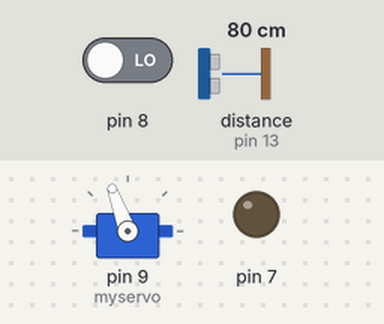
A sketch run on a simulated Arduino Uno, built with avr-gcc and run on an emulated ATmega328P. Parts: servo, output pins drawn as LEDs (lit = HIGH). Wiring (inferred from the names in the program): ultrasonic range finder: trigger pin 10; echo pin 13. Dashed ring = blinking. Inputs (shaded band) come from the test bench; at power-on: distance to the obstacle (sensor on pin 13) 80 cm, pin 8 LOW. The echo pulse lasts 58.3 µs per cm; pins used as bus, display or sensor lines are not drawn; what the sketch prints to the serial monitor is not drawn.

Above: at 1.2 s.
1.3 s: distance to the obstacle (sensor on pin 13) set to 10 cm
2.8 s: distance to the obstacle (sensor on pin 13) set to 7 cm
At 3.5 s:
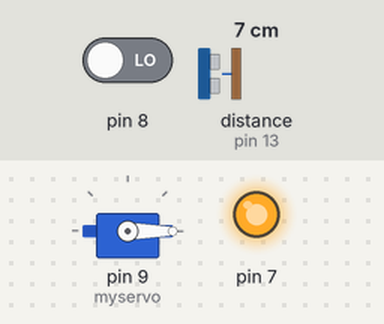
4.3 s: pin 8 driven HIGH
7.3 s: distance to the obstacle (sensor on pin 13) set to 4 cm
9.3 s: distance to the obstacle (sensor on pin 13) set to 2 cm
At 10.3 s:
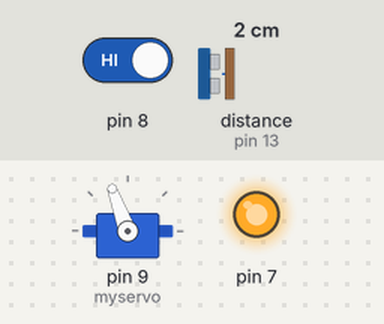
12.3 s: pin 8 driven LOW
At 13.6 s:
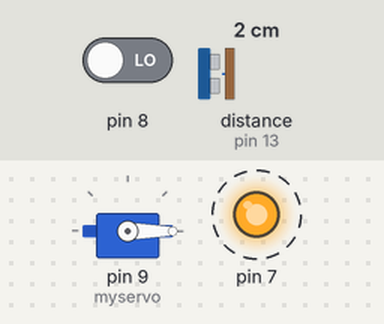
Timing chart, 0 to 16.3 s (numbered marks = the images above; inputs shaded):
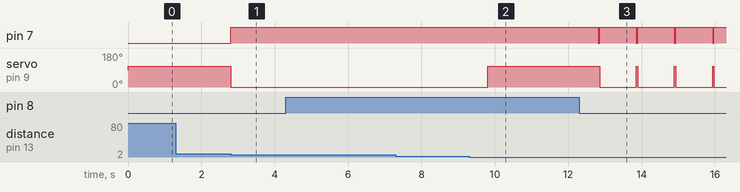

Measured:
- the behaviour switches between 9 and 8 cm on distance to the obstacle (sensor on pin 13) (found by bisection; images 0 and 1)
- the behaviour switches between 3 and 2 cm on distance to the obstacle (sensor on pin 13) (found by bisection; images 1 and 2)
- after the input at 1.3 s, every drawn part: stays the same
- after the input at 2.8 s, pin 7: LOW → HIGH at once; servo on pin 9 (myservo): 110° → 0° at once
- after the input at 9.3 s, servo on pin 9 (myservo): 0° → 110° after 0.51 s
- after the input at 12.3 s, pin 7: alternates HIGH for 1.0 s and LOW for 0.04 s, starting after 0.52 s; servo on pin 9 (myservo): 110° → 0° after 0.56 s

The sketch:

ARD_HOME_AUTO.ino
```cpp
#include <Servo.h>
#define trigPin 10
#define echoPin 13
Servo myservo;

void setup()
{
  Serial.begin (9600);
  pinMode(trigPin, OUTPUT);
  pinMode(echoPin, INPUT);
  pinMode(7,OUTPUT);
  pinMode(8, INPUT);
  myservo.attach(9);
}

void loop()
{
  float duration, distance;

      if(digitalRead(8)== HIGH)
        {
          digitalWrite(7, HIGH);
          delay(1000);
          digitalWrite(7,LOW);
          digitalWrite(8,LOW);
        }
  digitalWrite(trigPin, LOW);
  delayMicroseconds(1);
  digitalWrite(trigPin, HIGH);
  delayMicroseconds(1);
  digitalWrite(trigPin, LOW);

  duration = pulseIn(echoPin, HIGH);
  distance = (duration / 2) * 0.0344;
  Serial.print(distance);
      if (distance >= 2 && distance <= 8)
        {
          myservo.write(0);
          digitalWrite(7,HIGH);
          delay(1000);
        }
      else
        {
          myservo.write(110);
          digitalWrite(7,LOW);
          delay(3);
        }

}
```
